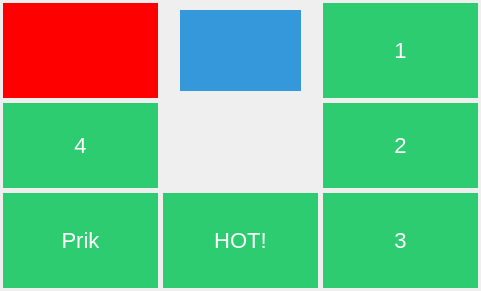
<?xml version="1.0" encoding="UTF-8"?>
<ui version="4.0">
 <class>MainWindow</class>
 <widget class="QMainWindow" name="MainWindow">
  <property name="windowModality">
   <enum>Qt::NonModal</enum>
  </property>
  <property name="enabled">
   <bool>true</bool>
  </property>
  <property name="geometry">
   <rect>
    <x>0</x>
    <y>0</y>
    <width>481</width>
    <height>291</height>
   </rect>
  </property>
  <property name="contextMenuPolicy">
   <enum>Qt::NoContextMenu</enum>
  </property>
  <property name="windowTitle">
   <string>MainWindow</string>
  </property>
  <property name="styleSheet">
   <string notr="true">QMainWindow{
border: none;
}
QPushButton {
color: white;
background-color: #2ecc71;
border-width: 1px;
margin: 3px;
border-color: #2ecc71;
border-style: solid;
padding: 3px;
font-size: 22px;
padding-left: 5px;
padding-right: 5px;
}

#ExitButton {
margin: 0px;
background-color: none;
border-color: none;
}

#BackButton {
margin: 3px;
background-color: red;
border-color: red;
}

#frame {
margin: 3px;
background-color: #95a5a6;
border-color: #95a5a6;
}

#frame_2{
background-color: #3498db;
border-color: #3498db;
border: none;
}</string>
  </property>
  <property name="toolButtonStyle">
   <enum>Qt::ToolButtonIconOnly</enum>
  </property>
  <property name="dockNestingEnabled">
   <bool>false</bool>
  </property>
  <property name="unifiedTitleAndToolBarOnMac">
   <bool>false</bool>
  </property>
  <widget class="QWidget" name="centralwidget">
   <widget class="QPushButton" name="BackButton">
    <property name="geometry">
     <rect>
      <x>0</x>
      <y>0</y>
      <width>161</width>
      <height>101</height>
     </rect>
    </property>
    <property name="font">
     <font>
      <pointsize>-1</pointsize>
     </font>
    </property>
    <property name="text">
     <string/>
    </property>
    <property name="icon">
     <iconset>
      <normaloff>img/back.png</normaloff>img/back.png</iconset>
    </property>
    <property name="iconSize">
     <size>
      <width>64</width>
      <height>64</height>
     </size>
    </property>
   </widget>
   <widget class="QPushButton" name="Loop1Button">
    <property name="geometry">
     <rect>
      <x>320</x>
      <y>0</y>
      <width>161</width>
      <height>101</height>
     </rect>
    </property>
    <property name="font">
     <font>
      <pointsize>-1</pointsize>
     </font>
    </property>
    <property name="text">
     <string>1</string>
    </property>
   </widget>
   <widget class="QPushButton" name="ExitButton_4">
    <property name="geometry">
     <rect>
      <x>160</x>
      <y>190</y>
      <width>161</width>
      <height>101</height>
     </rect>
    </property>
    <property name="font">
     <font>
      <pointsize>-1</pointsize>
     </font>
    </property>
    <property name="text">
     <string>HOT!</string>
    </property>
   </widget>
   <widget class="QPushButton" name="Loop3Button">
    <property name="geometry">
     <rect>
      <x>320</x>
      <y>190</y>
      <width>161</width>
      <height>101</height>
     </rect>
    </property>
    <property name="font">
     <font>
      <pointsize>-1</pointsize>
     </font>
    </property>
    <property name="text">
     <string>3</string>
    </property>
   </widget>
   <widget class="QPushButton" name="ExitButton_6">
    <property name="geometry">
     <rect>
      <x>0</x>
      <y>190</y>
      <width>161</width>
      <height>101</height>
     </rect>
    </property>
    <property name="font">
     <font>
      <pointsize>-1</pointsize>
     </font>
    </property>
    <property name="text">
     <string>Prik</string>
    </property>
   </widget>
   <widget class="QPushButton" name="WalkyButton">
    <property name="geometry">
     <rect>
      <x>0</x>
      <y>100</y>
      <width>161</width>
      <height>91</height>
     </rect>
    </property>
    <property name="font">
     <font>
      <pointsize>-1</pointsize>
     </font>
    </property>
    <property name="text">
     <string>4</string>
    </property>
   </widget>
   <widget class="QPushButton" name="Loop2Button">
    <property name="geometry">
     <rect>
      <x>320</x>
      <y>100</y>
      <width>161</width>
      <height>91</height>
     </rect>
    </property>
    <property name="font">
     <font>
      <pointsize>-1</pointsize>
     </font>
    </property>
    <property name="text">
     <string>2</string>
    </property>
   </widget>
   <widget class="QLabel" name="label">
    <property name="geometry">
     <rect>
      <x>180</x>
      <y>110</y>
      <width>141</width>
      <height>81</height>
     </rect>
    </property>
    <property name="text">
     <string/>
    </property>
    <property name="pixmap">
     <pixmap>img/logopi.png</pixmap>
    </property>
   </widget>
   <widget class="QFrame" name="frame_2">
    <property name="geometry">
     <rect>
      <x>180</x>
      <y>10</y>
      <width>121</width>
      <height>81</height>
     </rect>
    </property>
    <property name="frameShape">
     <enum>QFrame::StyledPanel</enum>
    </property>
    <property name="frameShadow">
     <enum>QFrame::Raised</enum>
    </property>
    <widget class="QLabel" name="label_5">
     <property name="geometry">
      <rect>
       <x>30</x>
       <y>20</y>
       <width>61</width>
       <height>51</height>
      </rect>
     </property>
     <property name="text">
      <string/>
     </property>
     <property name="textFormat">
      <enum>Qt::PlainText</enum>
     </property>
     <property name="pixmap">
      <pixmap>img/balloon.png</pixmap>
     </property>
     <property name="scaledContents">
      <bool>true</bool>
     </property>
    </widget>
   </widget>
  </widget>
 </widget>
 <resources/>
 <connections/>
</ui>
